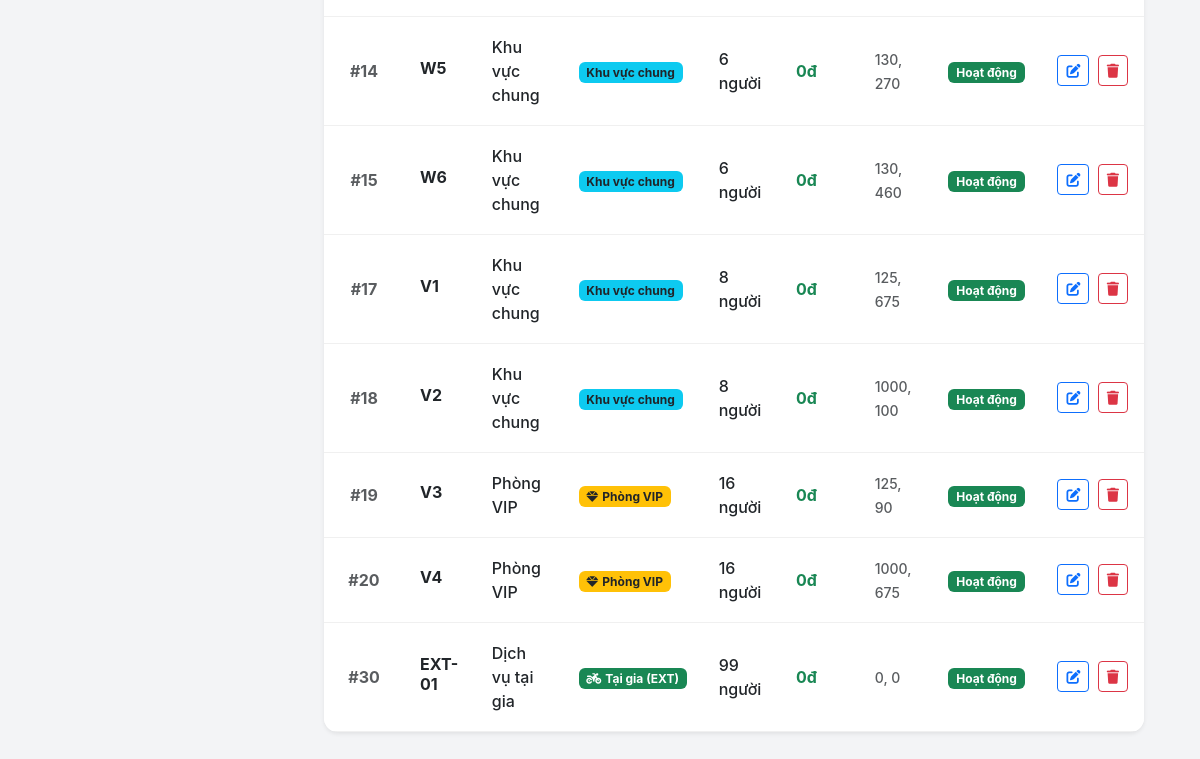
The app's page /admin/controllers/manage_tables.php (signed in, lower part), older data.
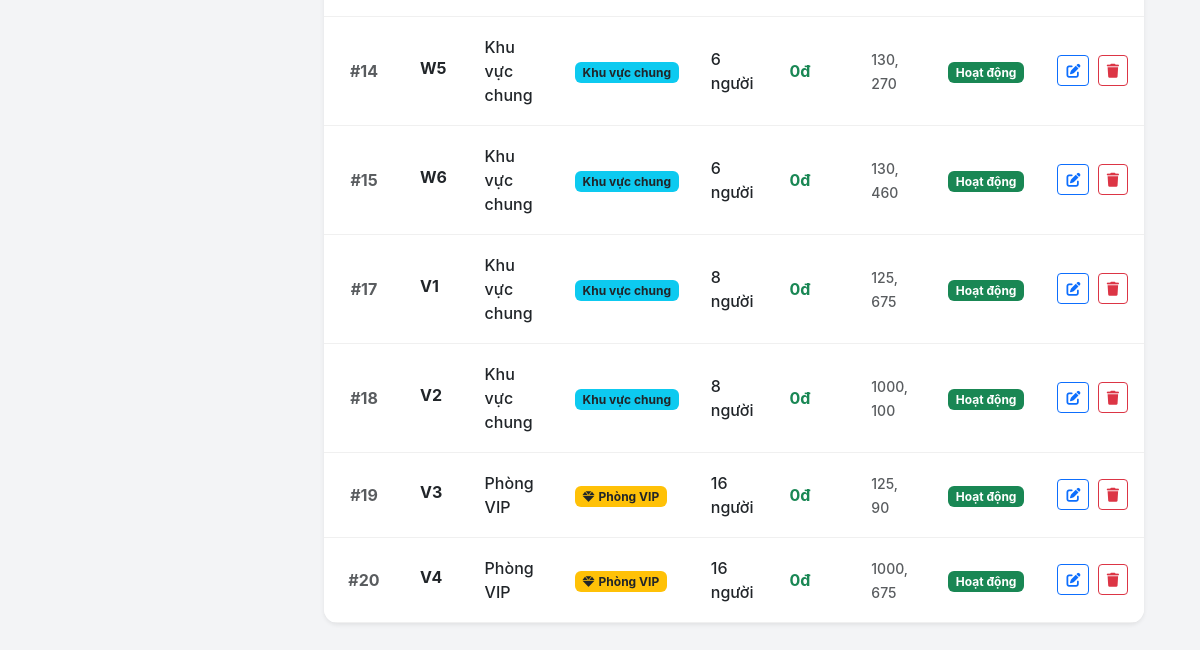
The same page, newer data.
### tables this page shows
CREATE TABLE `restaurant_tables` (
  `id` int(11) NOT NULL,
  `table_code` varchar(20) NOT NULL,
  `table_number` varchar(10) DEFAULT NULL,
  `room_type` varchar(50) DEFAULT NULL,
  `category` enum('open','room','external') NOT NULL DEFAULT 'open',
  `capacity` int(11) DEFAULT 16,
  `price` decimal(15,2) DEFAULT 0.00,
  `status` varchar(20) DEFAULT 'available',
  `is_available` tinyint(1) DEFAULT 1,
  `pos_x` int(11) DEFAULT 0,
  `pos_y` int(11) DEFAULT 0
);

### admin/controllers/manage_tables.php (the view, shortened to what this page needs)
<?php
$db = (new Database())->getConnection();
$page = isset($_GET['page']) ? max(1, (int)$_GET['page']) : 1;
$limit = 20;
$offset = ($page - 1) * $limit;
$where_sql = "";
$params = [];
$sql = "SELECT * FROM restaurant_tables $where_sql ORDER BY id ASC LIMIT $limit OFFSET $offset";
$stmt = $db->prepare($sql);
$stmt->execute($params);
$tables = $stmt->fetchAll(PDO::FETCH_ASSOC);
include '../../public/admin_layout_header.php';
?>
<link rel="stylesheet" href="../../public/assets/admin/css/admin-style.css">
<div class="content-wrapper p-4">
    <div class="card border-0 shadow-sm" style="border-radius:14px; overflow:hidden;">
        <div class="table-responsive">
            <table class="table table-hover align-middle mb-0">
                <tbody>
                    <?php foreach($tables as $t): ?>
                    <tr>
                        <td class="text-center fw-bold text-muted">#<?= $t['id'] ?></td>
                        <td>
                            <h6 class="mb-1 fw-bold"><?= htmlspecialchars($t['table_code']) ?></h6>
                        </td>
                        <td><?= htmlspecialchars($t['room_type']) ?></td>
                        <td>
                            <?php if($t['category'] == 'room'): ?>
                                <span class="badge bg-warning text-dark"><i class="fas fa-gem me-1"></i>Phòng VIP</span>
                            <?php elseif($t['category'] == 'external'): ?>
                                <span class="badge bg-success text-white"><i class="fas fa-motorcycle me-1"></i>Tại gia (EXT)</span>
                            <?php else: ?>
                                <span class="badge bg-info text-dark">Khu vực chung</span>
                            <?php endif; ?>
                        </td>
                        <td><?= $t['capacity'] ?> người</td>
                        <td><strong class="text-success"><?= number_format($t['price']) ?>đ</strong></td>
                        <td><span class="text-muted small"><?= $t['pos_x'] ?>, <?= $t['pos_y'] ?></span></td>
                        <td>
                            <?php if($t['status'] == 'available'): ?>
                                <span class="badge bg-success">Hoạt động</span>
                            <?php else: ?>
                                <span class="badge bg-secondary"><?= htmlspecialchars($t['status']) ?></span>
                            <?php endif; ?>
                        </td>
                        <td class="text-end text-nowrap">
                            <button class="btn btn-sm btn-outline-primary me-1" onclick="editTable(<?= htmlspecialchars(json_encode($t)) ?>)" title="Sửa">
                                <i class="fas fa-edit"></i>
                            </button>
                            <a href="?delete=<?= $t['id'] ?>" class="btn btn-sm btn-outline-danger" onclick="return confirm('Xóa bàn này?');" title="Xóa">
                                <i class="fas fa-trash"></i>
                            </a>
                        </td>
                    </tr>
                    <?php endforeach; ?>
                </tbody>
            </table>
        </div>
    </div>
</div>
<?php include '../../public/admin_layout_footer.php'; ?>

### public/admin_layout_header.php (shortened to what this page needs)
<!DOCTYPE html>
<html lang="vi">
<head>
    <link href="https://cdn.jsdelivr.net/npm/bootstrap@5.3.0/dist/css/bootstrap.min.css" rel="stylesheet">
    <link rel="stylesheet" href="https://cdnjs.cloudflare.com/ajax/libs/font-awesome/6.0.0/css/all.min.css">
</head>
<body>
    <div class="main-wrapper">
        <div class="content-area">

### public/admin_layout_footer.php
        </div>
    </div>
</body>
</html>

### public/assets/admin/css/admin-style.css (style rules this page uses)
:root { --gold: #e6a30b; --gold-hover: #c98c06; --gold-gradient: linear-gradient(135deg, #f5d061 0%, #e6a30b 100%); --dark: #1f2937; --light-bg: #f3f4f6; --card-bg: rgba(255, 255, 255, 0.95); --text: #1f2937; --text-muted: #6b7280; --border: rgba(0, 0, 0, 0.06); --success: #10b981; --success-light: #d1fae5; --danger: #ef4444; --danger-light: #fee2e2; --warning: #f59e0b; --warning-light: #fef3c7; --shadow-soft: 0 4px 20px rgba(0, 0, 0, 0.03); --shadow-hover: 0 12px 32px rgba(0, 0, 0, 0.08); --shadow-gold: 0 8px 24px rgba(230, 163, 11, 0.25); }
* { box-sizing: border-box; }
body { font-family: 'Inter', 'Plus Jakarta Sans', sans-serif; background-color: var(--light-bg); color: var(--text); -webkit-font-smoothing: antialiased; }

### public/admin_layout_header.php (style rules this page uses)
:root { --sidebar-bg: #ffffff; --sidebar-border: #e8e1d5; --topbar-bg: #ffffff; --accent-color: #C9A66B; --accent-green: #4F5B3A; --accent-green-light: #6A7A4E; --text-sidebar: #222222; --text-sidebar-muted: #666666; --text-main: #222222; --text-muted: #777777; --bg-main: #fcfcfc; --shadow-sm: 0 1px 3px rgba(0, 0, 0, 0.04); --shadow-md: 0 4px 16px rgba(0, 0, 0, 0.05); }
* { box-sizing: border-box; }
body { font-family: 'Plus Jakarta Sans', sans-serif; background-color: var(--bg-main); overflow-x: hidden; color: var(--text-main); }
.main-wrapper { margin-left: 268px; min-height: 100vh; display: flex; flex-direction: column; }
.content-area { padding: 28px 32px; flex-grow: 1; }

Row changes from the older to the newer data that the page shows:
removed restaurant_tables: id "30", table_code "EXT-01", room_type "Dịch vụ tại gia", category "external" (drawn), capacity "99", price "0", pos_x "0", pos_y "0", status "Hoạt động"
